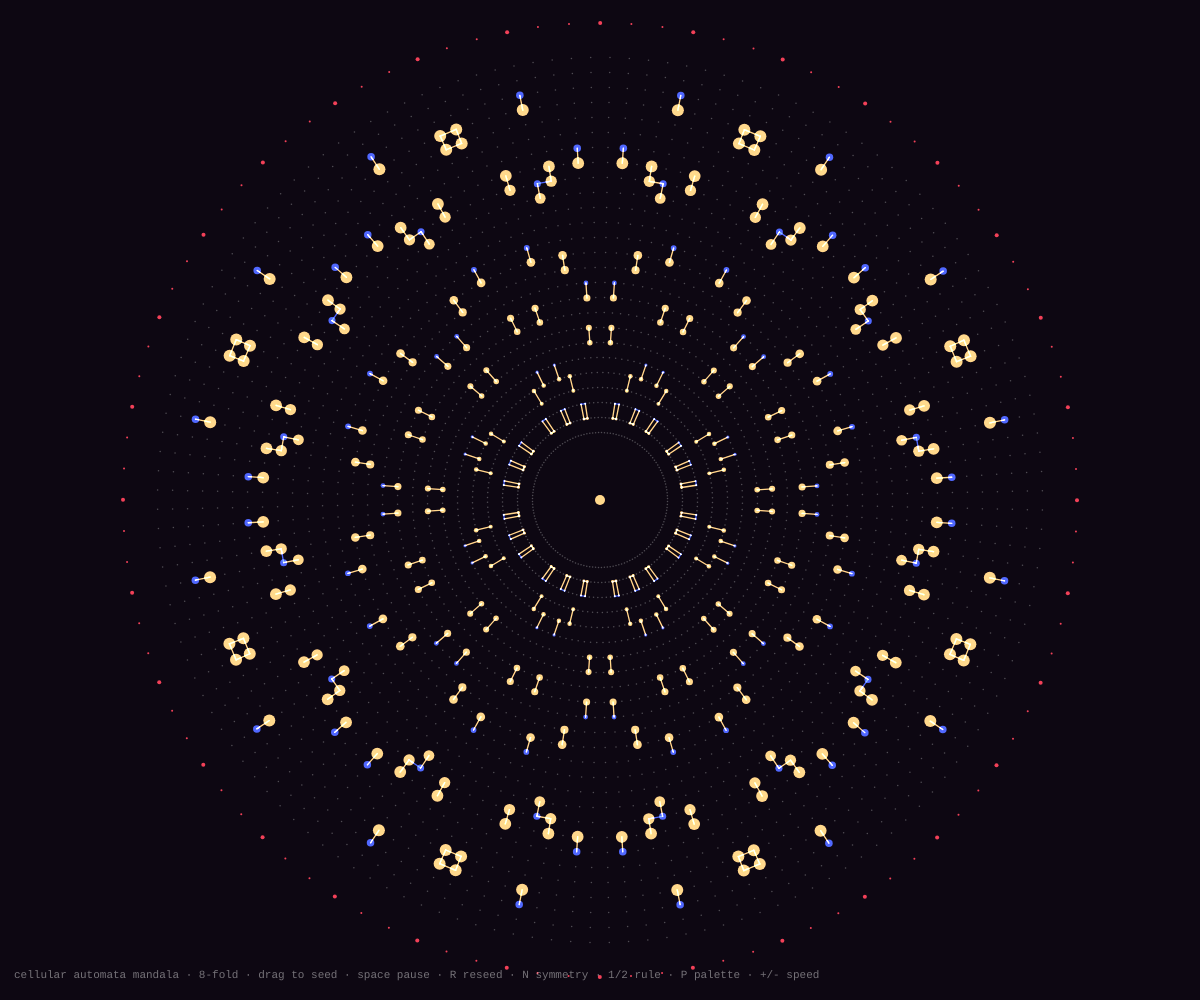
Frame 1 (no input)
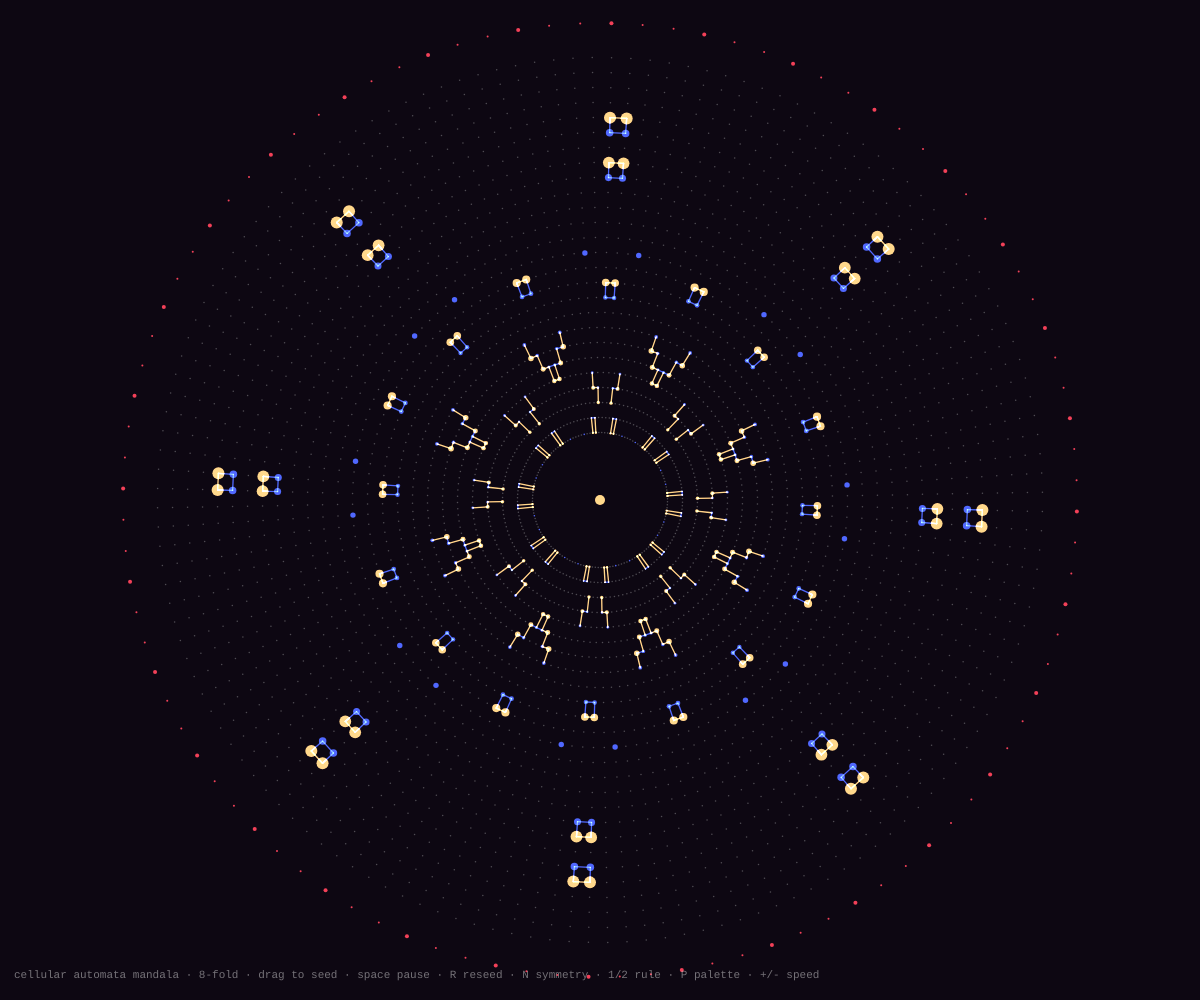
Frame 60 (no input)
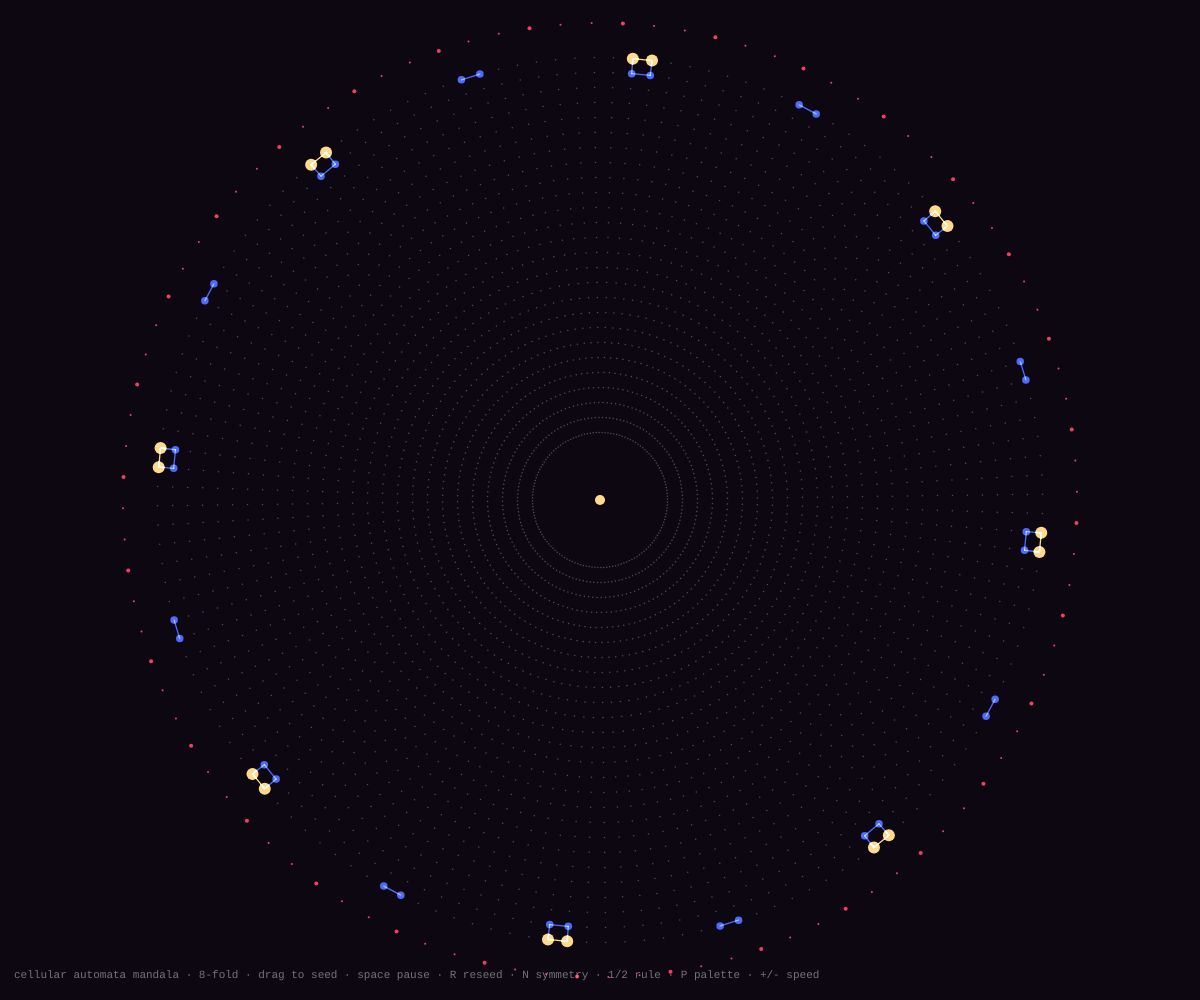
Frame 120 (the mouse pressed at the canvas centre since frame 60)

The p5.js sketch that drew these frames (run headless with seeded random() and noise() and a simulated clock; from frame 60 on, the mouse is pressed at the canvas centre):

// p5.js sketch
// ── sketch.js
// A cellular automaton lives in ONE wedge (pi/N wide) of a polar dot-grid (pulli).
// Mirror walls on both edges + N-fold rotation = dihedral symmetry (mandala),
// and neighbouring live dots are joined by strokes (kolam-style).
const H = 26, W = 9, R0 = 4;          // rings, sub-sectors per half-petal, inner hole
const NS = [4, 5, 6, 8, 10, 12];
const PALS = [
  { bg: '#0d0712', c: ['#ffd27a','#ff8c42','#e63946','#b5179e','#4361ee','#4cc9f0','#f1faee'] },
  { bg: '#06100f', c: ['#ffffff','#e8f1ee','#bfe3d6','#8fd1bd','#5ab8a3','#3a9a8a','#2d7a73'] },
  { bg: '#140a05', c: ['#fff3b0','#ffd166','#f4a261','#e76f51','#c1440e','#8c2f1b','#5c1a10'] }
];
let ni = 3, N, M, delta, sOf, cs, sn, R, cells, nxt;
let rule = 0, S = 3, P, cols, palI = 0, speed = 4, paused = false, rot = 0, quiet = 0;

function setup() {
  createCanvas(windowWidth, windowHeight);
  pixelDensity(min(2, window.devicePixelRatio || 1));
  textFont('monospace');
  cells = new Uint8Array(H * W); nxt = new Uint8Array(H * W);
  setPal(0); rebuild(); setRule(0); onResize();
}
function onResize() { R = min(width, height) * 0.45; }
function windowResized() { resizeCanvas(windowWidth, windowHeight); onResize(); }
function setPal(i) { palI = i; P = PALS[i]; cols = P.c.map(c => color(c)); }
function setRule(r) { rule = r; S = r === 0 ? 3 : 7; seedCells(); }

function rebuild() {
  N = NS[ni]; M = 2 * W * N; delta = TWO_PI / M;
  sOf = new Uint8Array(M); cs = new Float32Array(M); sn = new Float32Array(M);
  for (let j = 0; j < M; j++) { const i = j % (2 * W); sOf[j] = i < W ? W - 1 - i : i - W; }
}
function seedCells() {
  cells.fill(0); quiet = 0;
  if (rule === 0) {
    for (let k = 0; k < 16; k++) {
      const r = floor(random(H)), s = floor(random(W));
      cells[r * W + s] = 1; cells[min(H - 1, r + 1) * W + s] = random() < .5 ? 1 : 2;
    }
  } else {
    for (let i = 0; i < cells.length; i++) { cells[i] = floor(random(S)); }
  }
}

function stepCA() {
  let alive = 0;
  for (let r = 0; r < H; r++) {
  for (let s = 0; s < W; s++) {
    const i = r * W + s, st = cells[i];
    let c = 0, tgt = rule === 0 ? 1 : (st + 1) % S;
    for (let dr = -1; dr <= 1; dr++) {
      const rr = r + dr; if (rr < 0 || rr >= H) continue;
      for (let ds = -1; ds <= 1; ds++) {
        if (!dr && !ds) continue;
        const ss = s + ds < 0 ? 0 : s + ds >= W ? W - 1 : s + ds;   // mirror wall
        if (cells[rr * W + ss] === tgt) c++;
      }
    }
    let v;
    if (rule === 0) v = st === 0 ? (c === 2 ? 1 : 0) : st === 1 ? 2 : 0;
    else v = (c >= 2 || random() < 0.0004) ? tgt : st;
    nxt[i] = v; if (v) alive++;
  }
  }
  [cells, nxt] = [nxt, cells];
  if (rule === 0) { quiet = alive < 4 ? quiet + 1 : 0; if (quiet > 12) seedCells(); }
}

const rho = r => R * (r + R0 + 0.5) / (H + R0);
const colOf = st => rule === 0 ? (st === 1 ? cols[0] : cols[4]) : cols[st % 7];
const linked = (a, b) => rule === 0 ? (a > 0 && b > 0) : (((a - b + S) % S) === 1 || ((b - a + S) % S) === 1);

function draw() {
  blendMode(BLEND); background(P.bg);
  if (!paused) { rot += 0.0008; if (frameCount % speed === 0) stepCA(); }
  for (let j = 0; j < M; j++) { const a = (j - W + 0.5) * delta + rot; cs[j] = cos(a); sn[j] = sin(a); }
  push(); translate(width / 2, height / 2); blendMode(ADD);
  const dr = R / (H + R0), dim = color(red(cols[6]), green(cols[6]), blue(cols[6]), 70);
  strokeWeight(1.3);
  for (let r = 0; r < H; r++) {
    const rh = rho(r), sp = rh * delta, rh2 = r < H - 1 ? rho(r + 1) : 0;
    for (let j = 0; j < M; j++) {
      const st = cells[r * W + sOf[j]], x = rh * cs[j], y = rh * sn[j];
      if (sp > 3) {
        const j2 = (j + 1) % M;
        if (linked(st, cells[r * W + sOf[j2]])) { stroke(colOf(st)); line(x, y, rh * cs[j2], rh * sn[j2]); }
      }
      if (r < H - 1 && linked(st, cells[(r + 1) * W + sOf[j]])) { stroke(colOf(st)); line(x, y, rh2 * cs[j], rh2 * sn[j]); }
      noStroke();
      if (rule === 0 && st === 0) { fill(dim); circle(x, y, 1.5); }
      else { fill(colOf(st)); circle(x, y, max(1.6, min(dr, sp) * (rule === 0 && st === 2 ? 0.5 : 0.8))); }
    }
  }
  // bindu at the centre and a beaded border of pulli
  fill(cols[0]); circle(0, 0, 10);
  fill(cols[2]);
  for (let k = 0; k < 12 * N; k++) { const a = k * TWO_PI / (12 * N) + rot * 0.5; circle(R * 1.06 * cos(a), R * 1.06 * sin(a), k % 3 === 0 ? 4 : 2); }
  pop();
  blendMode(BLEND); noStroke(); fill(255, 110); textSize(11);
  text(`${rule ? 'cyclic waves' : "cellular automata mandala"} · ${N}-fold · drag to seed · space pause · R reseed · N symmetry · 1/2 rule · P palette · +/- speed`, 14, height - 22);
}

function poke() {
  const dx = mouseX - width / 2, dy = mouseY - height / 2;
  const r = floor(sqrt(dx * dx + dy * dy) / R * (H + R0) - R0);
  if (r < 0 || r >= H) return;
  const a = atan2(dy, dx) - rot;
  const j = ((round(a / delta + W - 0.5) % M) + M) % M, s = sOf[j];
  for (let a1 = -1; a1 <= 1; a1++) {
  for (let b = -1; b <= 1; b++) {
    const rr = constrain(r + a1, 0, H - 1), ss = constrain(s + b, 0, W - 1);
    cells[rr * W + ss] = rule === 0 ? (random() < .7 ? 1 : 2) : floor(random(S));
  }
  }
}
function mousePressed() { poke(); return false; }
function mouseDragged() { poke(); return false; }
function keyPressed() {
  if (key === ' ') paused = !paused;
  else if (key === 'r' || key === 'R') seedCells();
  else if (key === 'n' || key === 'N') { ni = (ni + 1) % NS.length; rebuild(); }
  else if (key === 'p' || key === 'P') setPal((palI + 1) % PALS.length);
  else if (key === '1') setRule(0);
  else if (key === '2') setRule(1);
  else if (key === '+' || key === '=') speed = max(1, speed - 1);
  else if (key === '-') speed = min(20, speed + 1);
  return false;
}
